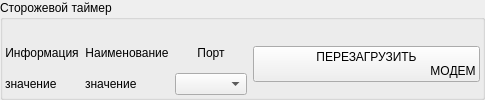
                                    <widget class="QGroupBox" name="grpAdminSetSettingsWD">
                                      <property name="title">
                                        <string>Сторожевой таймер</string>
                                      </property>
                                      <layout class="QVBoxLayout" name="verticalLayout_44">
                                        <property name="leftMargin">
                                          <number>2</number>
                                        </property>
                                        <property name="topMargin">
                                          <number>13</number>
                                        </property>
                                        <property name="rightMargin">
                                          <number>2</number>
                                        </property>
                                        <property name="bottomMargin">
                                          <number>2</number>
                                        </property>
                                        <item>
                                          <layout class="QGridLayout" name="gridLayout_19">
                                            <property name="horizontalSpacing">
                                              <number>6</number>
                                            </property>
                                            <property name="verticalSpacing">
                                              <number>0</number>
                                            </property>
                                            <item row="0" column="0">
                                              <widget class="QLabel" name="lblAdminTitleDevice">
                                                <property name="text">
                                                  <string>Информация</string>
                                                </property>
                                                <property name="alignment">
                                                  <set>Qt::AlignCenter</set>
                                                </property>
                                              </widget>
                                            </item>
                                            <item row="0" column="1">
                                              <widget class="QLabel" name="lblAdminTitleDevice_2">
                                                <property name="text">
                                                  <string>Наименование</string>
                                                </property>
                                                <property name="alignment">
                                                  <set>Qt::AlignCenter</set>
                                                </property>
                                              </widget>
                                            </item>
                                            <item row="0" column="2">
                                              <widget class="QLabel" name="lblAdminTitleDevice_3">
                                                <property name="text">
                                                  <string>Порт</string>
                                                </property>
                                                <property name="alignment">
                                                  <set>Qt::AlignCenter</set>
                                                </property>
                                              </widget>
                                            </item>
                                            <item row="1" column="0">
                                              <widget class="QLabel" name="lblAdminTextDeviceInfWD1">
                                                <property name="text">
                                                  <string>значение</string>
                                                </property>
                                              </widget>
                                            </item>
                                            <item row="1" column="1">
                                              <widget class="QLabel" name="lblAdminTextDeviceInfWD2">
                                                <property name="text">
                                                  <string>значение</string>
                                                </property>
                                              </widget>
                                            </item>
                                            <item row="1" column="2">
                                              <widget class="QComboBox" name="cbxAdminPortWD" />
                                            </item>
                                            <item row="0" column="3" rowspan="2">
                                              <widget class="QPushButton"
                                                name="btnAdminTestRestartModemReal">
                                                <property name="text">
                                                  <string>ПЕРЕЗАГРУЗИТЬ
                                                    МОДЕМ</string>
                                                </property>
                                              </widget>
                                            </item>
                                          </layout>
                                        </item>
                                      </layout>
                                    </widget>
